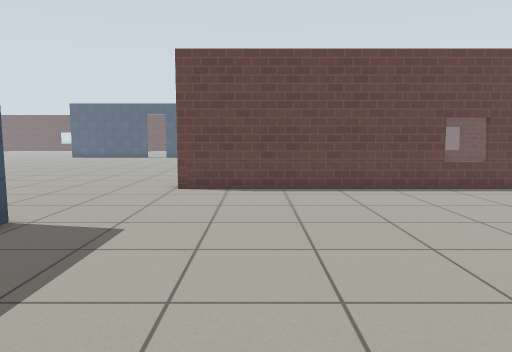
[1] (above)

13 first-person views from a walk through a robot-simulator world made for Gazebo. The camera is 0.94 m above the floor, tilts 6° down and sees 70° across. The floor is counted in squares, 0.5 m on a side. Each view is taken from the middle of a square. On the plan, view 1 faces up. The plan holds only what a view shows up to about 18 squares ahead; the rest is blank. The place goes on beyond the plan. The robots in the file are not drawn. Simple patterns stand in for the simulator's built-in surfaces.

[2]
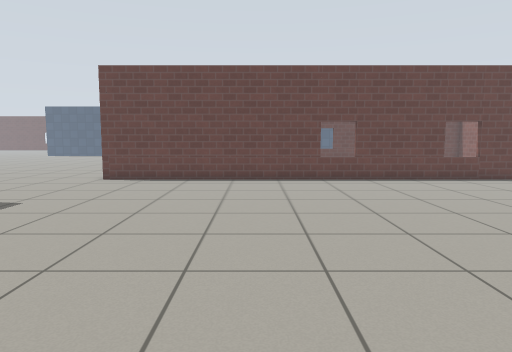

[3]
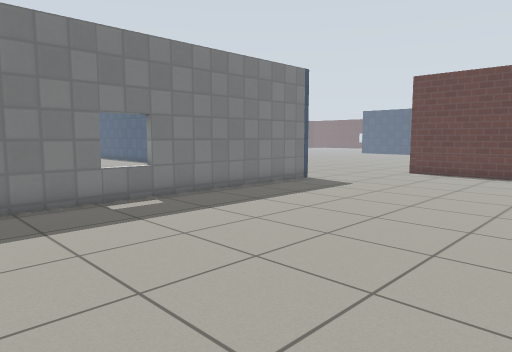

[4]
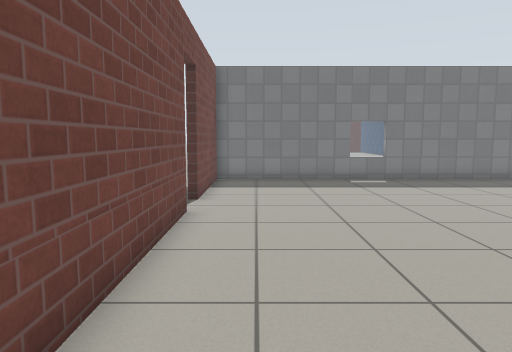

[5]
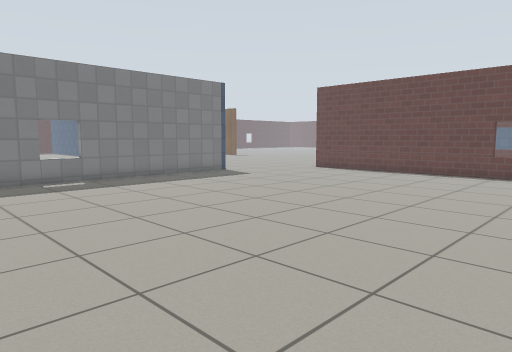

[6]
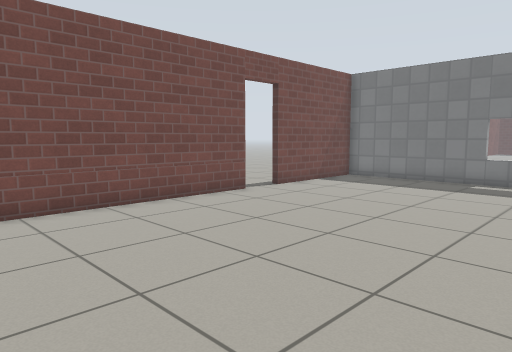

[7]
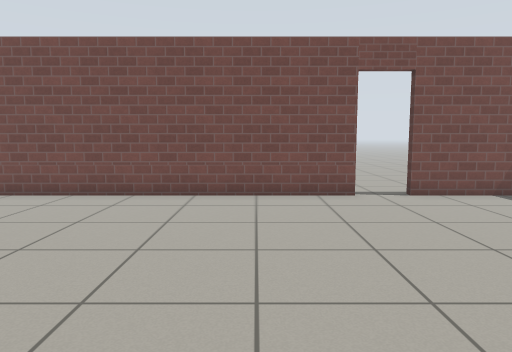

[8]
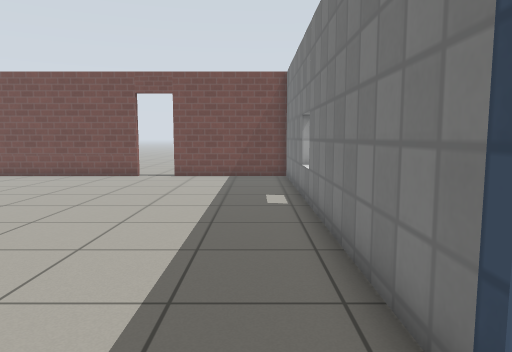

[9]
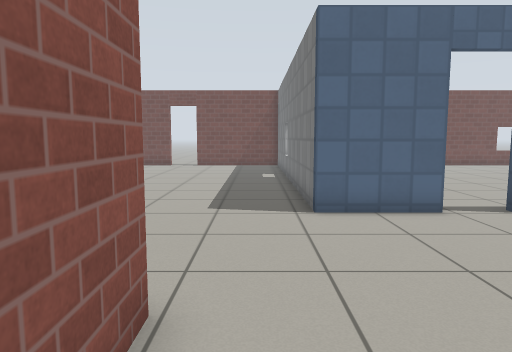

[10]
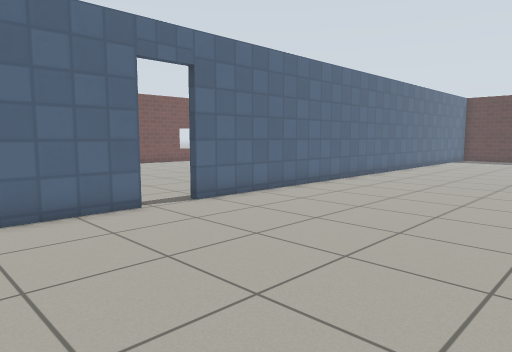

[11]
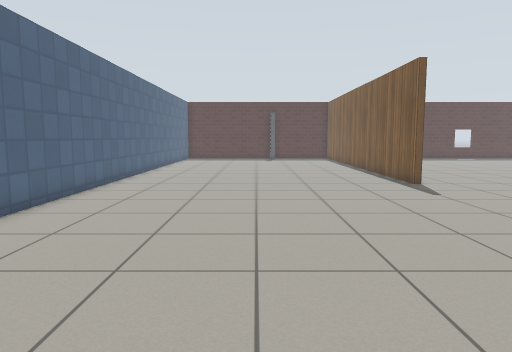

[12]
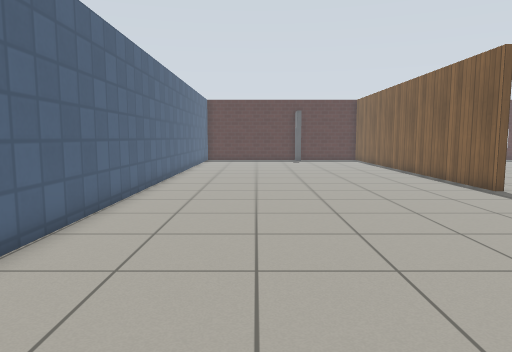

[13]
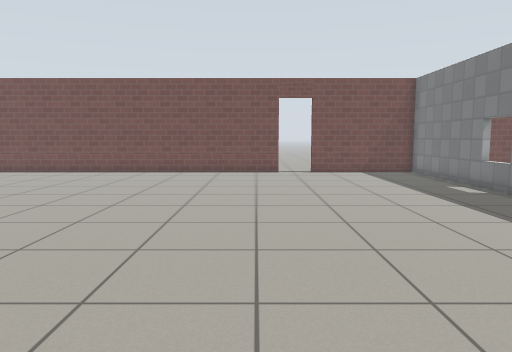

### Floor plan
Points are (right, up) in squares from view 1. A wall is a line through its corners. A room is listed if a view was taken in it or the views show most of it. See-through windows are left out.
Room 1 (views 1, 2, 3, 4, 5, 6, 7, 8, 13)
walls: (-5.5, 8) (-5.5, -7.8) (0, -7.8); (1.8, -7.8) (11.5, -7.8); (11.5, 13.3) (-2.9, 13.3)
ways out: opening at (-4, 11) to room 2; open door at (0.5, -8)
Room 2 (views 9, 10, 11, 12)
walls: (-18.6, 20.4) (-24.2, 20.4); (-8.8, 8) (-5.5, 8); (-2.9, 13.3) (-2.9, 15.5); (-24.2, 8) (-10.4, 8)
ways out: opening at (-4, 11) to room 1; open door at (-9.5, 8)

Where each view was taken, in squares from view 1:
view 1: 0 up, 0 right, facing up
view 2: 3 down, 4 right, facing up
view 3: 6 down, 5 right, facing up-left
view 4: 6 down, 11 right, facing left
view 5: 6 down, 11 right, facing up-left
view 6: 2 up, 11 right, facing down-left
view 7: 4 up, 5 right, facing down
view 8: 10 up, 4 left, facing down
view 9: 17 up, 4 left, facing down
view 10: 17 up, 4 left, facing down-left
view 11: 14 up, 4 left, facing left
view 12: 12 up, 6 left, facing left
view 13: 12 up, 3 right, facing down
